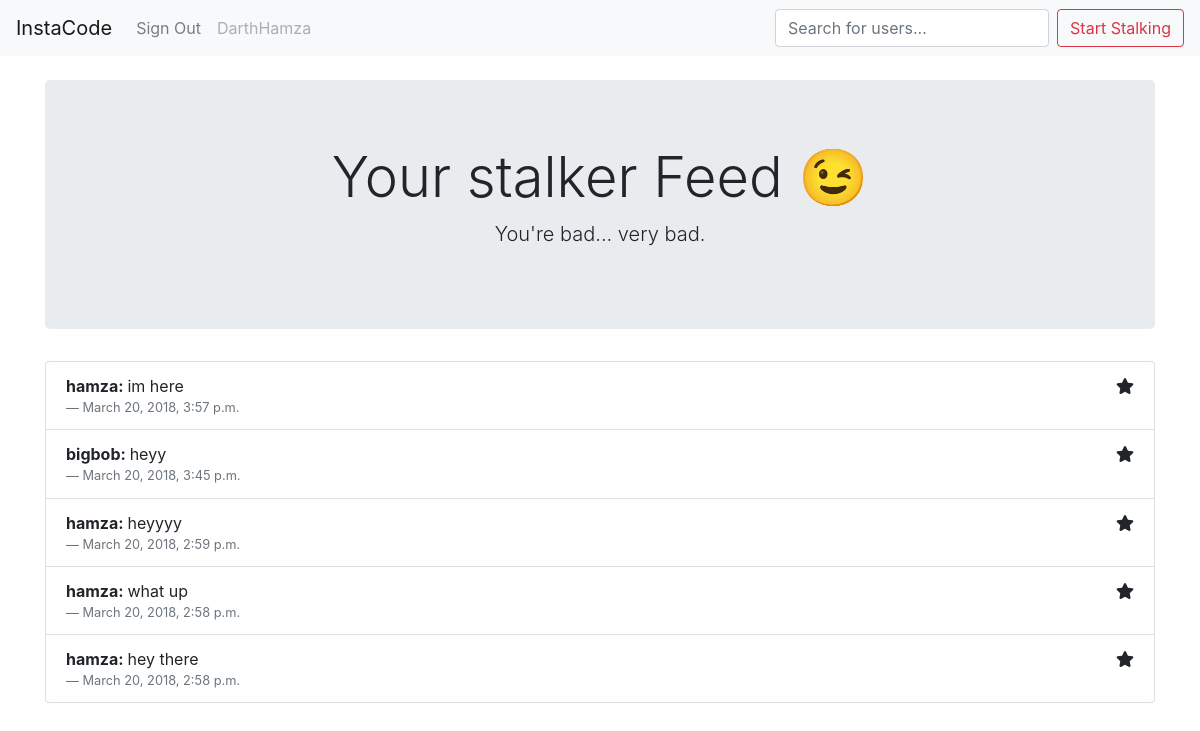
Screenshot of /profiles/feed/ (signed in) with the database file from the repository.
### profiles/models.py (models this page shows)
class Clue(models.Model):
    message = models.CharField(max_length=255)
    user = models.ForeignKey(User, on_delete=models.CASCADE)
    timestamp = models.DateTimeField(auto_now_add=True)
    class Meta:
        ordering = ['-timestamp']

### profiles/views.py (the view)
# urls.py: path('feed/', views.feed, name='feed'),
def feed(request):
    if request.user.is_anonymous:
        return redirect('signin')
    user = request.user
    prey_list = []
    preys = request.user.stalker.all()
    for prey in preys:
        prey_list.append(prey.prey)
    clue_list = Clue.objects.filter(
        Q(user__in=prey_list)|
        Q(user=request.user)
        ).distinct()
    favorite_list = user.favorite_set.all().values_list('clue_id', flat=True)
    context = {
        "feed": clue_list,
        "favorites":favorite_list,
    }
    return render(request, 'feed.html', context)

### profiles/templates/feed.html (shortened to what this page needs)
{% extends "base.html" %}
{% block content %}
<div class="jumbotron text-center">
  <div class="container">
    <h1 class="display-4">Your stalker Feed 😉</h1>
    <p class="lead">You're bad... very bad.</p>
  </div>
</div>
<div class="row">
  <div class="col-12">
    <div class="card">
      <ul class="list-group list-group-flush">
        {% for clue in feed  %}
          <li class="list-group-item">
            <div class="float-left">
              <b>{{clue.user}}: </b> {{clue.message}} <span class="blockquote-footer">{{clue.timestamp}}</span>
            </div>
            <div class="float-right">
              <i id="star-{{clue.id}}" class="fas fa-star fa-spin {% if clue.id in favorites %}text-warning{% endif %}" onclick="favorite_me({{clue.id}})"></i>
            </div>
          </li>
        {% endfor %}
      </ul>
    </div>
  </div>
</div>
{% endblock %}

### profiles/templates/navbar.html (shortened to what this page needs)
<nav class="navbar navbar-expand-lg navbar-light bg-light">
  <a class="navbar-brand" href="{% url 'feed' %}">InstaCode</a>
  <div class="collapse navbar-collapse" id="navbarSupportedContent">
    <ul class="navbar-nav mr-auto">
      {% if request.user.is_authenticated %}
        <li class="nav-item">
          <a class="nav-link" href="{% url 'signout' %}">Sign Out</a>
        </li>
        <li class="nav-item">
          <a class="nav-link disabled" href="{% url 'profile' request.user.id %}">{{request.user}}</a>
        </li>
      {% endif %}
    </ul>
    <form class="form-inline my-2 my-lg-0" action="{% url 'search-users' %}">
      <input class="form-control mr-sm-2" type="text" placeholder="Search for users..." aria-label="Search" name='q' value={{request.GET.q}}>
      <button class="btn btn-outline-danger my-2 my-sm-0" type="submit">Start Stalking</button>
    </form>
  </div>
</nav>

### rows the page displays
Clue: user "hamza", message "im here", timestamp "March 20, 2018, 3:57 p.m."
Clue: user "bigbob", message "heyy", timestamp "March 20, 2018, 3:45 p.m."
Clue: user "hamza", message "heyyyy", timestamp "March 20, 2018, 2:59 p.m."
Clue: user "hamza", message "what up", timestamp "March 20, 2018, 2:58 p.m."
Clue: user "hamza", message "hey there", timestamp "March 20, 2018, 2:58 p.m."

### other values shown
{{ request.user }} "DarthHamza"
